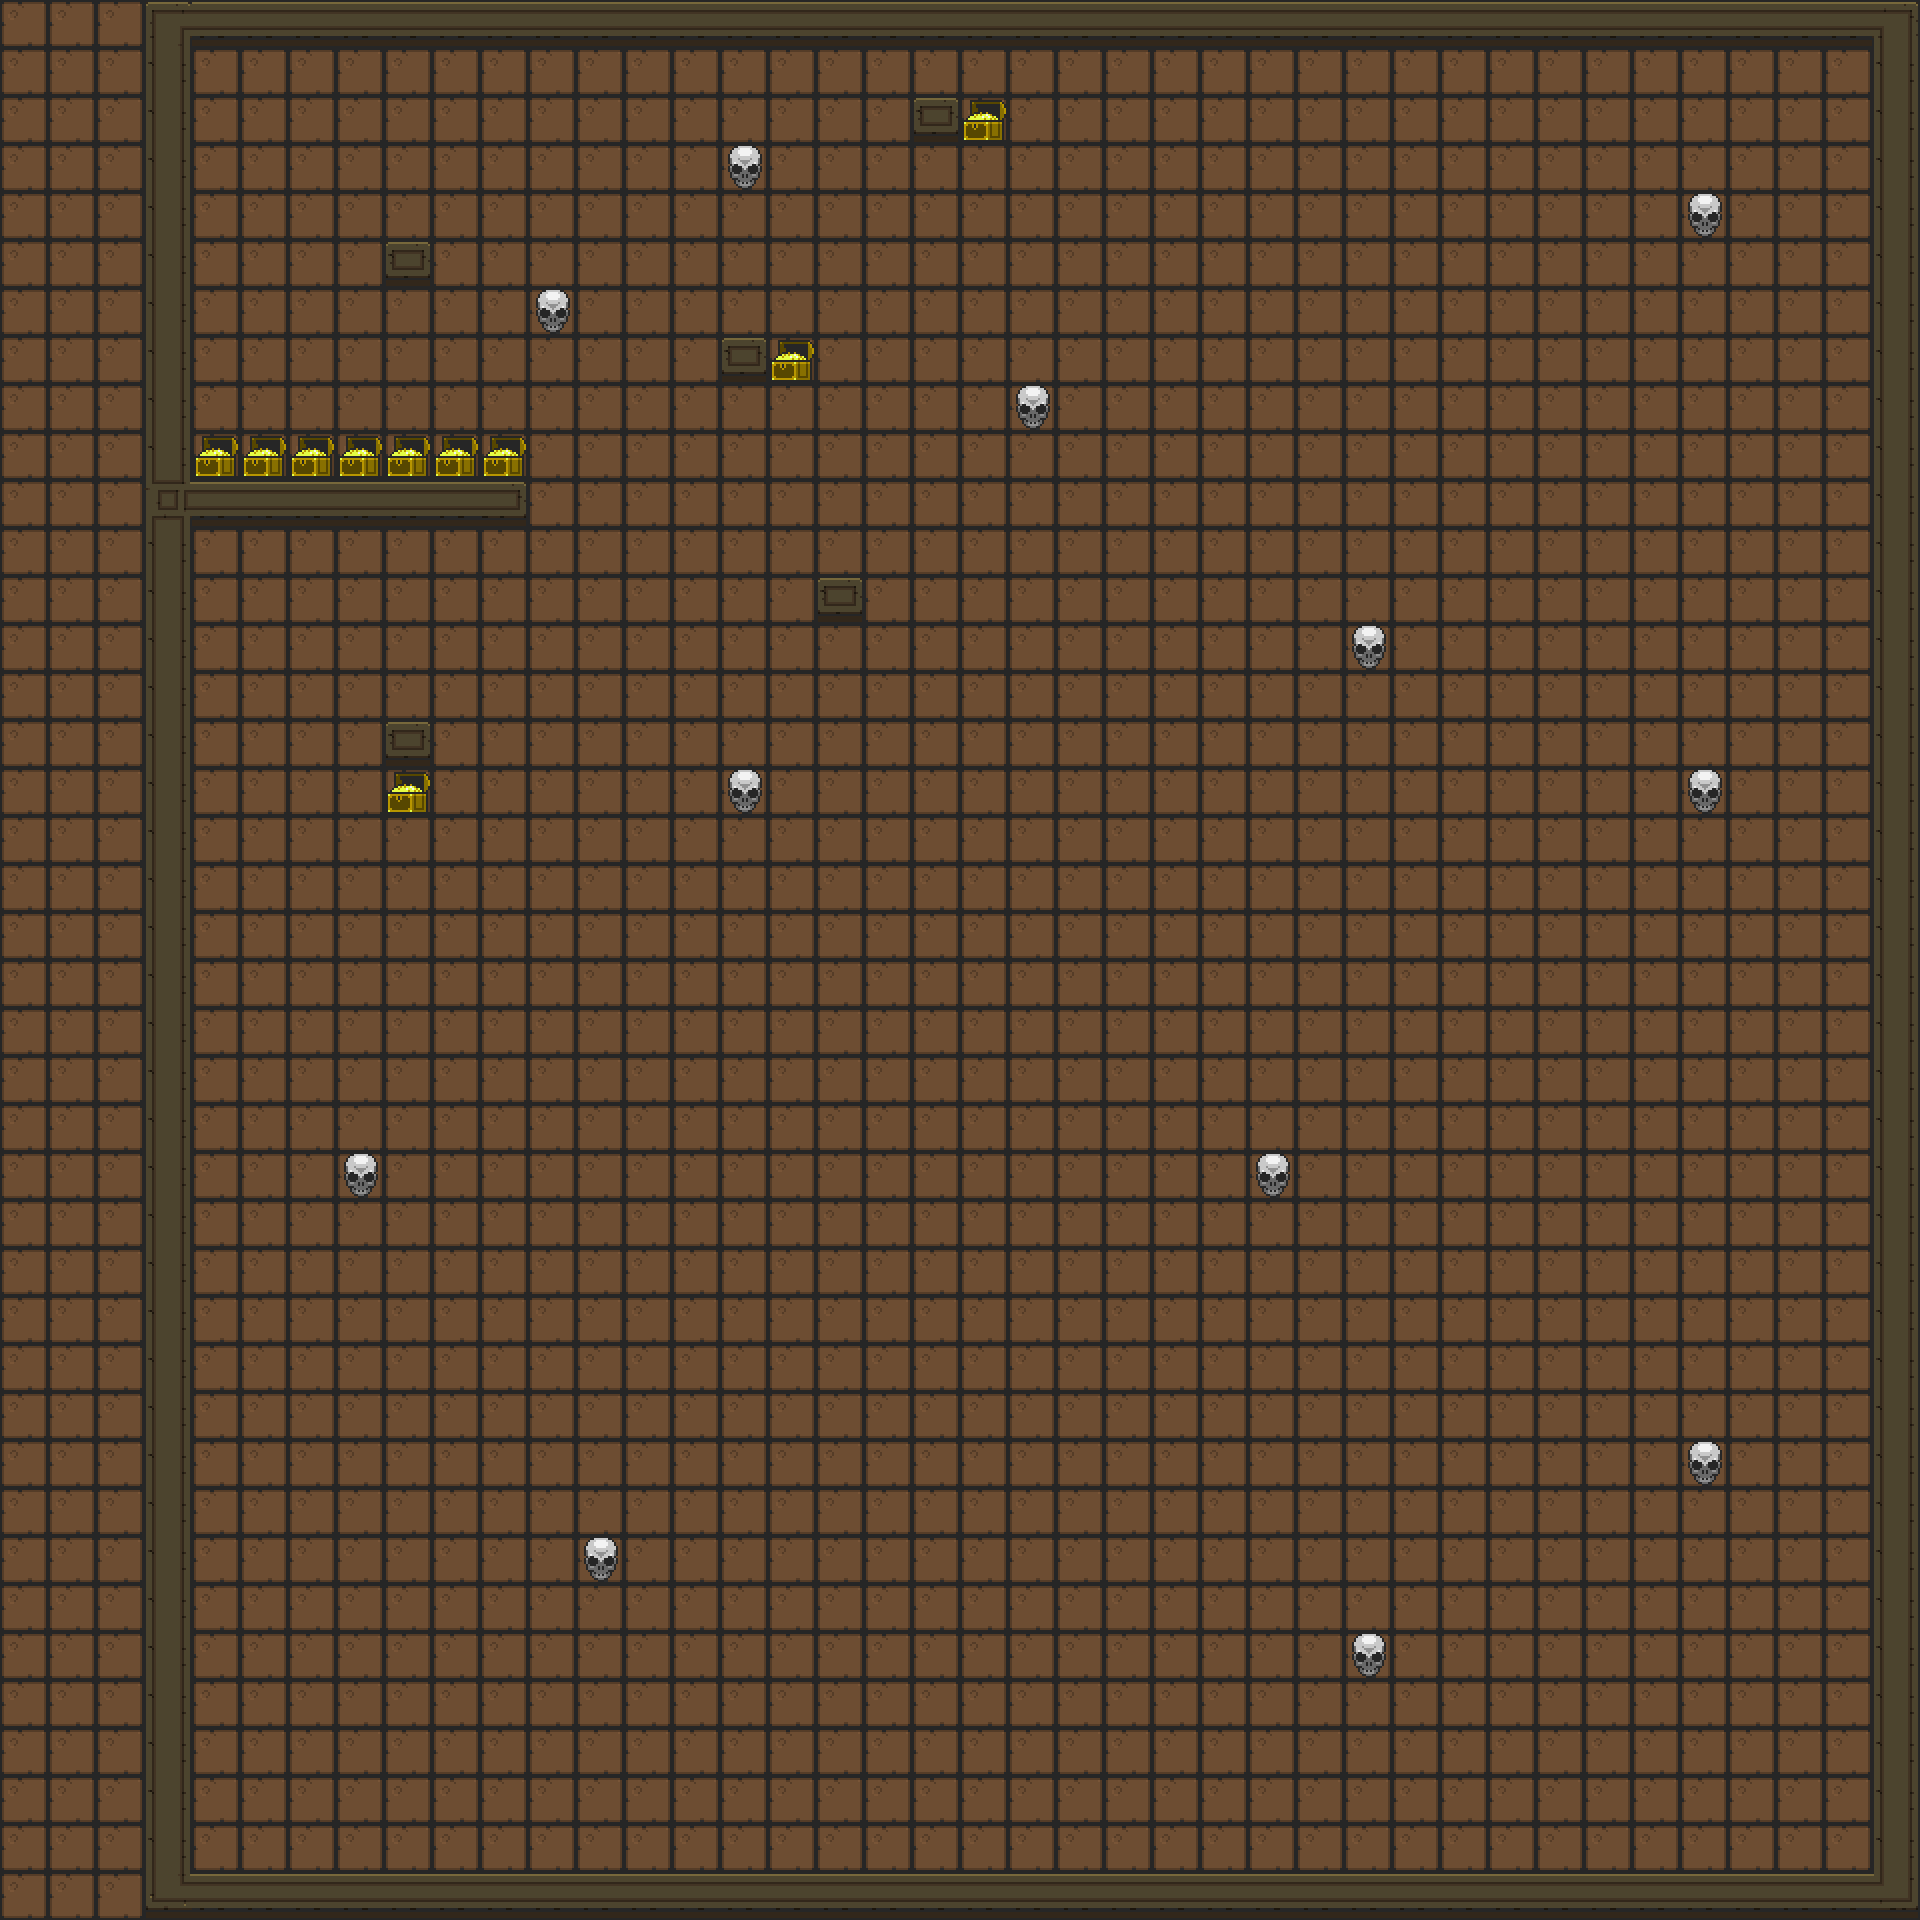

The image is a tile-based game level rendered from a .tmx file. Its description and source (layers, tilesets, objects; grid data summarised) follow:
An orthogonal 40x40 tile map with 48x48 px tiles, 4 tile layers (Floors, Walls, Items, Enemies).

<map version="1.0" orientation="orthogonal" renderorder="right-down" width="40" height="40" tilewidth="48" tileheight="48" nextobjectid="1">
 <tileset firstgid="1" name="world" tilewidth="48" tileheight="48" tilecount="2035">
  <image source="../images/tilesets/world.png" width="2640" height="1822" />
 </tileset>
 <layer name="Floors" width="40" height="40">
  <data>[1600 cells, 1600 non-empty, 1 distinct tile ids]</data>
 </layer>
 <layer name="Walls" width="40" height="40">
  <data>[1600 cells, 162 non-empty, 9 distinct tile ids]</data>
 </layer>
 <layer name="Items" width="40" height="40">
  <data>[1600 cells, 10 non-empty, 1 distinct tile ids]</data>
 </layer>
 <layer name="Enemies" width="40" height="40">
  <data>[1600 cells, 12 non-empty, 1 distinct tile ids]</data>
 </layer>
</map>